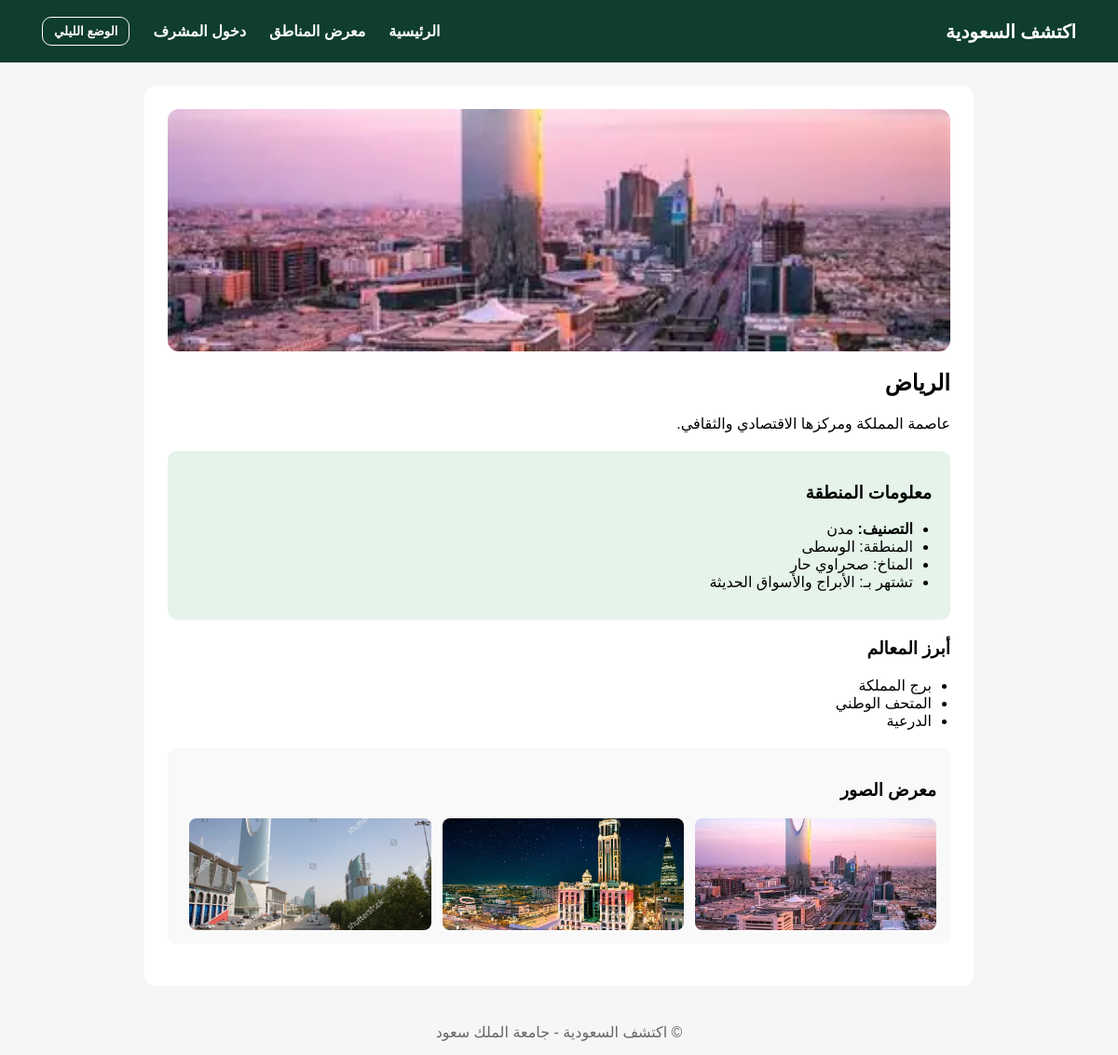
/details.php, run on the app's committed database.
### tables this page shows
CREATE TABLE `places` (
  `id` int(11) NOT NULL,
  `name` varchar(100) NOT NULL,
  `category` varchar(50) NOT NULL,
  `description` text NOT NULL,
  `image` varchar(255) NOT NULL,
  `landmarks` text DEFAULT NULL,
  `info` text DEFAULT NULL,
  `image2` varchar(255) DEFAULT NULL,
  `image3` varchar(255) DEFAULT NULL
);

### details.php (the view, shortened to what this page needs)
<?php
include 'config.php';
$id = isset($_GET['id']) ? (int)$_GET['id'] : 1;
$query = "SELECT * FROM places WHERE id = $id";
$result = mysqli_query($conn, $query);
if(mysqli_num_rows($result) > 0) {
    $place = mysqli_fetch_assoc($result);
} else {
    header("Location: regions.php");
    exit();
}
?>
<!DOCTYPE html>
<html lang="ar" dir="rtl">
<head>
    <link rel="stylesheet" href="css/style.css">
</head>
<body>
<header>
    <div class="logo">اكتشف السعودية</div>
    <nav>
        <a href="index.php">الرئيسية</a>
        <a href="regions.php">معرض المناطق</a>
        <a href="login.php">دخول المشرف</a>
        <button class="mode-btn" onclick="toggleMode()">الوضع الليلي</button>
    </nav>
</header>
<main>
    <article class="details-page" id="place-details">
        <img class="cover-img" src="images/<?php echo $place['image']; ?>" alt="<?php echo $place['name']; ?>" onerror="this.src='images/placeholder.jpg'">
        <div class="details-content">
            <h2><?php echo $place['name']; ?></h2>
            <p><?php echo $place['description']; ?></p>
            <div class="quick-box">
                <h3>معلومات المنطقة</h3>
                <ul id="place-info">
                    <li><strong>التصنيف:</strong>
                        <?php
                        $cat = $place['category'];
                        if($cat == 'city') echo 'مدن';
                        elseif($cat == 'nature') echo 'طبيعة';
                        elseif($cat == 'heritage') echo 'تاريخية';
                        elseif($cat == 'religious') echo 'دينية';
                        else echo $cat;
                        ?>
                    </li>
                    <?php
                    if(!empty($place['info'])){
                        $info_items = explode('|', $place['info']);
                        foreach($info_items as $item) {
                            echo "<li>" . trim($item) . "</li>";
                        }
                    }
                    ?>
                </ul>
            </div>
            <?php if(!empty($place['landmarks'])): ?>
            <section class="landmarks-section">
                <h3>أبرز المعالم</h3>
                <ul id="place-landmarks">
                    <?php
                    $landmarks = explode('،', $place['landmarks']);
                    foreach($landmarks as $landmark) {
                        echo "<li>" . trim($landmark) . "</li>";
                    }
                    ?>
                </ul>
            </section>
            <?php endif; ?>
            <section class="gallery-section">
                <h3>معرض الصور</h3>
                <div class="details-gallery">
                    <img src="images/<?php echo $place['image']; ?>" alt="صورة 1">
                    <?php if(!empty($place['image2'])): ?>
                        <img src="images/<?php echo $place['image2']; ?>" alt="صورة 2">
                    <?php endif; ?>
                    <?php if(!empty($place['image3'])): ?>
                        <img src="images/<?php echo $place['image3']; ?>" alt="صورة 3">
                    <?php endif; ?>
                </div>
            </section>
        </div>
    </article>
</main>
<footer>
    © اكتشف السعودية - جامعة الملك سعود
</footer>
</body>
</html>

### css/style.css (style rules this page uses)
body { margin: 0; font-family: Arial, sans-serif; direction: rtl; background-color: #f5f7f6; }
header { width: 100% !important; margin: 0 !important; background-color: #0f3d2e !important; color: white !important; padding: 18px 45px !important; box-sizing: border-box !important; display: flex !important; flex-direction: row !important; align-items: center !important; justify-content: space-between !important; }
nav { display: flex !important; align-items: center !important; gap: 25px !important; }
nav a { color: white !important; text-decoration: none !important; font-weight: bold !important; }
.mode-btn { position: static !important; background: transparent !important; color: white !important; border: 1px solid white !important; padding: 7px 12px !important; border-radius: 10px !important; font-weight: bold !important; }
button { padding: 8px 12px; background-color: #d9b36c; border: none; cursor: pointer; border-radius: 5px; }
footer { text-align: center; padding: 15px; margin-top: 20px; color: #666; }
.logo { color: white !important; font-size: 20px !important; font-weight: bold !important; }
.details-page { width: 70%; margin: 25px auto; background: white; padding: 25px; border-radius: 12px; }
.cover-img { width: 100%; height: 260px; object-fit: cover; border-radius: 12px; display: block; margin-bottom: 20px; }
.details-content { text-align: right; }
.quick-box { background-color: #e5f3ea; padding: 15px 20px; border-radius: 10px; margin: 20px 0; }
.details-content ul { padding-right: 20px; }
.details-gallery { display: flex; gap: 12px; margin-top: 10px; }
.details-gallery img { width: 32%; height: 120px; object-fit: cover; border-radius: 8px; }
.gallery-section { background-color: #f9f9f9; padding: 15px; border-radius: 8px; margin: 20px 0; }

### data on the page
places: image (picture), name "الرياض", description "عاصمة المملكة ومركزها الاقتصادي والثقافي.", info "المنطقة: الوسطى", info "المناخ: صحراوي حار", info "تشتهر بـ: الأبراج والأسواق الحديثة", landmarks "برج المملكة", landmarks "المتحف الوطني", landmarks "الدرعية", image2 (picture), image3 (picture)
